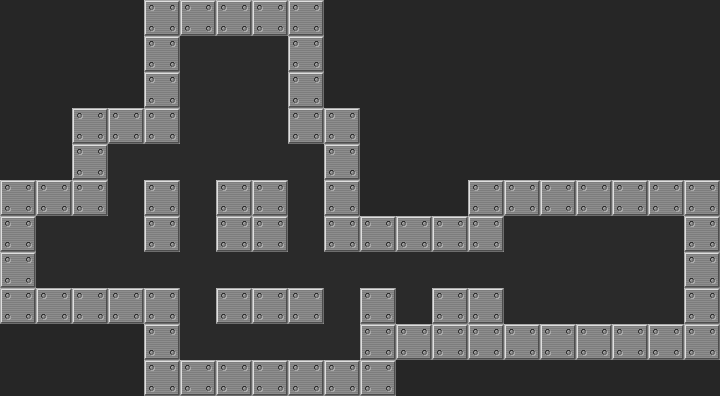

The image is a tile-based game level rendered from a .tmx file. Its description and source (layers, tilesets, objects; grid data summarised) follow:
An orthogonal 20x11 tile map with 36x36 px tiles, 1 tile layer (Tile Layer 1) and 13 objects (6x Box, 6x Goal, Man).

<map version="1.0" orientation="orthogonal" renderorder="right-down" width="20" height="11" tilewidth="36" tileheight="36" backgroundcolor="#262626" nextobjectid="27">
 <tileset firstgid="1" name="sokoban_tiles" tilewidth="36" tileheight="36" tilecount="6">
  <image source="../../sokoban_tiles.png" trans="ffffff" width="216" height="36" />
 </tileset>
 <layer name="Tile Layer 1" width="20" height="11">
  <data>[220 cells, 131 non-empty, 2 distinct tile ids]</data>
 </layer>
 <objectgroup name="Object Layer 1">
  <object id="11" name="Box" gid="4" x="72" y="288" width="36" height="36" />
  <object id="12" name="Man" gid="3" x="396" y="324" width="36" height="36" />
  <object id="14" name="Goal" gid="5" x="612" y="324" width="36" height="36" />
  <object id="16" name="Box" gid="4" x="180" y="288" width="36" height="36" />
  <object id="17" name="Goal" gid="5" x="612" y="288" width="36" height="36" />
  <object id="18" name="Goal" gid="5" x="612" y="252" width="36" height="36" />
  <object id="19" name="Goal" gid="5" x="648" y="252" width="36" height="36" />
  <object id="20" name="Goal" gid="5" x="648" y="288" width="36" height="36" />
  <object id="21" name="Goal" gid="5" x="648" y="324" width="36" height="36" />
  <object id="22" name="Box" gid="4" x="180" y="180" width="36" height="36" />
  <object id="23" name="Box" gid="4" x="180" y="108" width="36" height="36" />
  <object id="24" name="Box" gid="4" x="252" y="144" width="36" height="36" />
  <object id="26" name="Box" gid="4" x="252" y="180" width="36" height="36" />
 </objectgroup>
</map>
